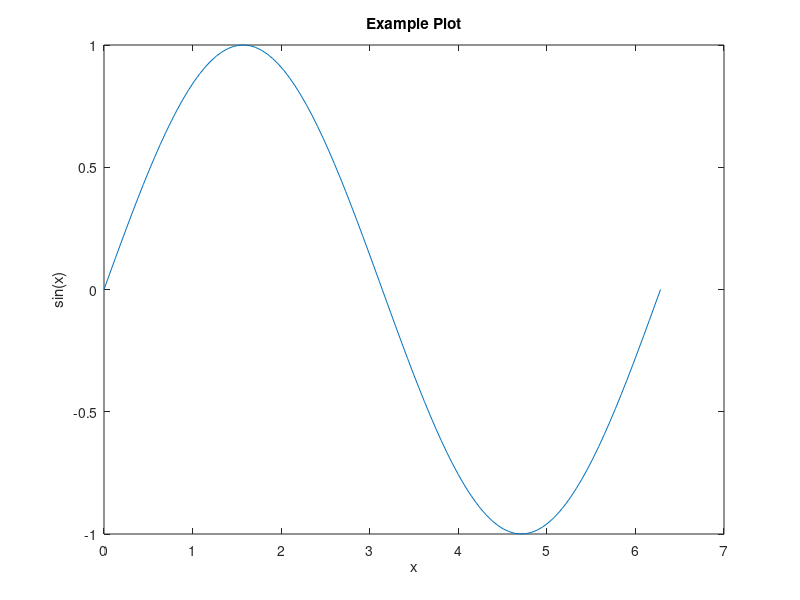

Source code (MATLAB): (Note: this script raises an error after producing the figure.)
x = linspace(0, 2*pi, 100);
y = sin(x);
plot(x, y);
title('Example Plot');
xlabel('x');
ylabel('sin(x)');

matlab2tikz('myFigureWithLabels.tikz', 'width', '0.8\linewidth');
